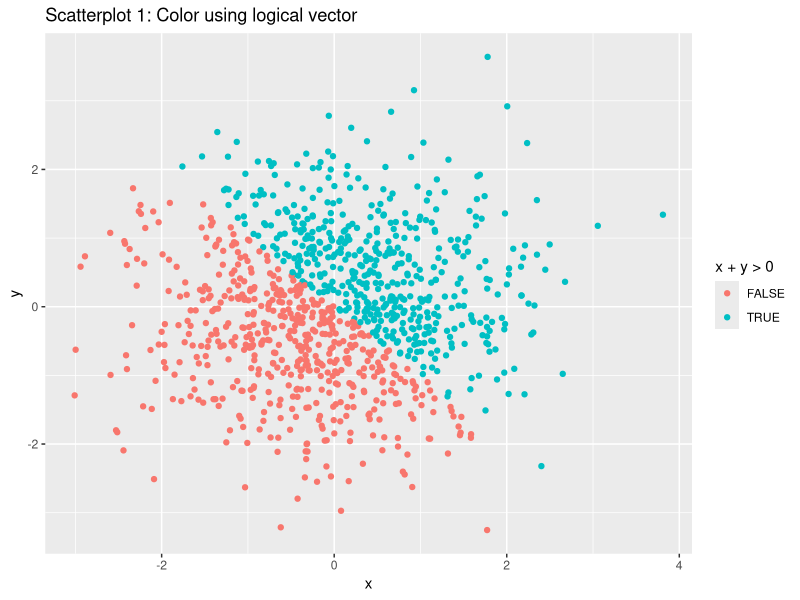
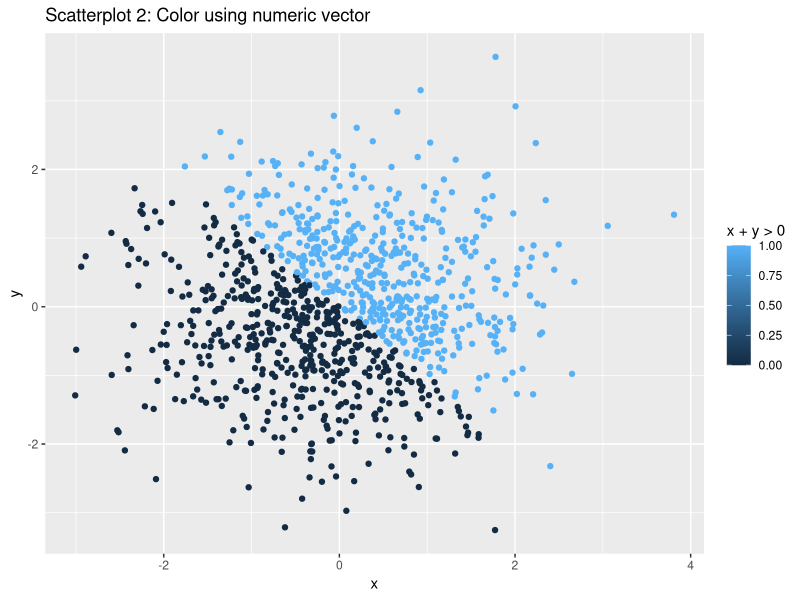
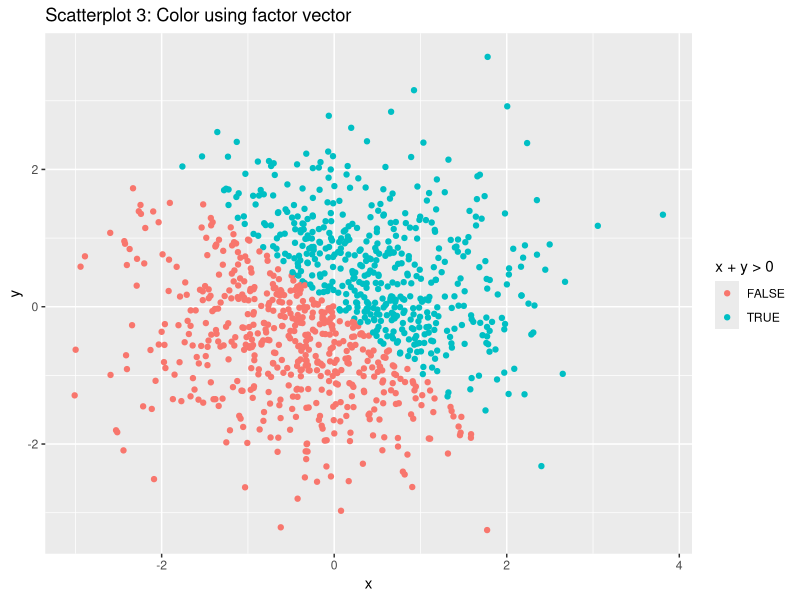
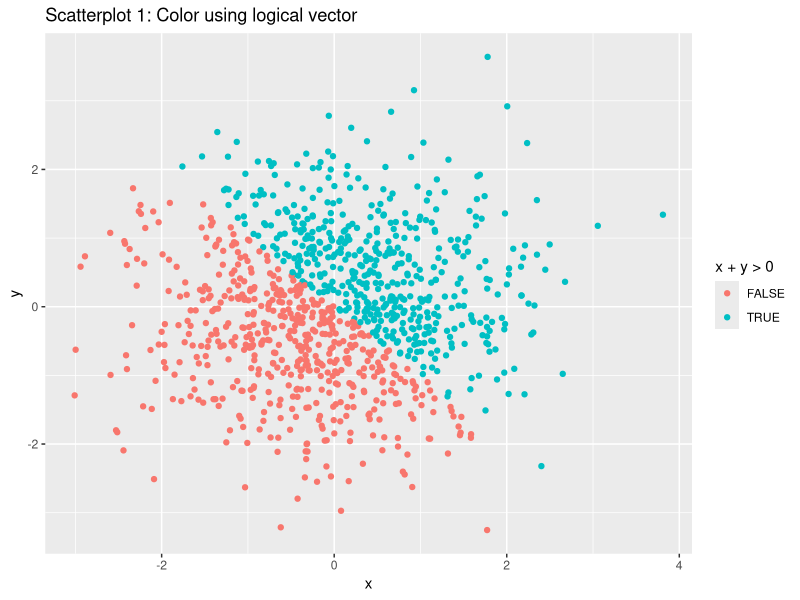

The R source for these figures, in order:
## ---- chunk 1
knitr::opts_chunk$set(echo = TRUE)

library(tidyverse)
## ---- chunk 2
n = 10 # 10 rows in the following tbl_df

set.seed(1) # set a seed for reproducibility

# Create tbl_df 
p1_df = tibble(
  unif_10 = runif(n = n, min = 0, max = 5), # random vector of size 10 selected from uniform [0,5]
  greater_than_2 = ifelse(unif_10 > 2, T, F), # logical vector. TRUE if value generated in unif_10 greater than 2; FALSE if less than or equal to 2
  char_vec = rep('a', n), # character vector of length 10,
  factor_vec = c(rep('Y', n/2), rep('N', n/2)) # factor vector of length 10
)

head(p1_df) # show first few rows of p1_df

# Take mean of each column
avg_num = mean(p1_df$unif_10)
avg_logical = mean(p1_df$greater_than_2)
avg_char = mean(p1_df$char_vec)
avg_factor = mean(p1_df$factor_vec)

# Print column means
print(c(avg_num, avg_logical, avg_char, avg_factor))
## ---- chunk 3
as.numeric(p1_df$greater_than_2)
as.numeric(p1_df$char_vec)
as.numeric(p1_df$factor_vec)
## ---- chunk 4
as.numeric(as.factor(p1_df$char_vec))
as.numeric(as.character(p1_df$factor_vec))
## ---- chunk 5
n = 1000 # number of rows in new data frame

#set.seed(1) 

# Create tbl_df
p2_df = tibble(
  x = rnorm(n = n),
  y = rnorm(n = n),
  sum_gt_0 = (x + y > 0), # logical vector. TRUE if x+y>0, FALSE otherwise
  num_vec = as.numeric(sum_gt_0), # coerced numeric vector of sum_gt_0
  factor_vec = as.factor(sum_gt_0) # coerced character vector of sum_gt_0
)

## ---- chunk 6
plot_1 = ggplot(data = p2_df, aes(x = x, y = y, color = sum_gt_0)) +
  geom_point() + 
  ggtitle('Scatterplot 1: Color using logical vector') +
  labs(color = 'x + y > 0')
plot_1

ggplot(data = p2_df, aes(x = x, y = y, color = num_vec)) +
  geom_point() + 
  ggtitle('Scatterplot 2: Color using numeric vector') +
  labs(color = 'x + y > 0')

ggplot(data = p2_df, aes(x = x, y = y, color = factor_vec)) +
  geom_point() + 
  ggtitle('Scatterplot 3: Color using factor vector') +
  labs(color = 'x + y > 0')
## ---- chunk 7
getwd()
ggsave("scatterplot_1.pdf", plot = plot_1, height = 4, width = 6)
